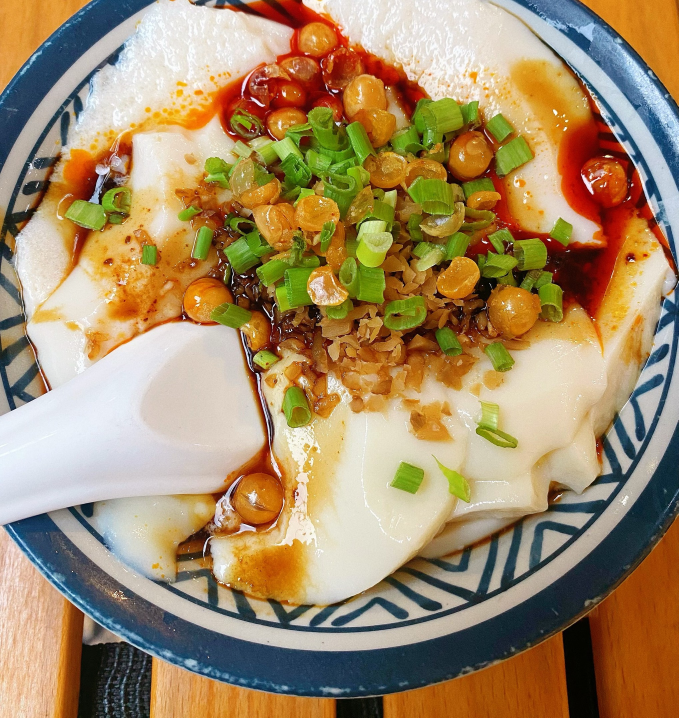
#> input picture data/evaluation/Evaluation_data_0528/03咸豆腐脑.jpg, 2036 x 2152 px (shown at 1/3 size); its folder holds only this picture in this run
$ python -i file_deal.py   (imports and definitions only)
#> lines starting #> are read from the running program, lines starting #| are printed output that depends on the picture
### packages/my_logger.py
from datetime import datetime
import logging
import os


# [16 lines of commented-out code are left out]
import os
import sys
import logging
from datetime import datetime
from pathlib import Path
import inspect
# from constants import PROJECT_ROOT


class CustomLogger:
    _instance = None
    _initialized = False

    def __new__(cls, *args, **kwargs):
        if not cls._instance:
            cls._instance = super(CustomLogger, cls).__new__(cls)
        return cls._instance

    def __init__(self, log_dir=None, script_name=None, level=logging.INFO):
        if not self._initialized:
            current_file = os.path.abspath(__file__)
            packages_dir = os.path.dirname(current_file)
            project_root = os.path.dirname(packages_dir)
            self.log_dir = log_dir or os.path.join(project_root, "logs")
            self.script_name = script_name or self._get_calling_script_name()
            self.level = level
            self.logger = None
            self._setup_logger()
            self._initialized = True

    def _get_calling_script_name(self):
        """获取调用此日志模块的脚本名称"""
        try:
            # 获取调用栈，找到第一个不是本文件的调用者
            stack = inspect.stack()
            for frame_info in stack:
                filename = frame_info.filename
                if filename != __file__:
                    # 返回不带路径和扩展名的纯脚本名
                    return Path(filename).stem
            return "unknown_script"
        except:
            return "unknown_script"

    def _setup_logger(self):
        """设置日志配置"""
        # 创建日志目录
        os.makedirs(self.log_dir, exist_ok=True)

        # 生成日志文件名：日期时间_脚本名称.log
        timestamp = datetime.now().strftime("%Y%m%d_%H%M%S")
        log_filename = f"{timestamp}_{self.script_name}.log"
        log_filepath = os.path.join(self.log_dir, log_filename)

        # 创建logger
        self.logger = logging.getLogger(self.script_name)
        self.logger.setLevel(self.level)

        # 避免重复添加handler
        if not self.logger.handlers:
            # 文件处理器
            file_handler = logging.FileHandler(log_filepath, encoding="utf-8")
            file_handler.setLevel(self.level)

            # 控制台处理器
            console_handler = logging.StreamHandler(sys.stdout)
            console_handler.setLevel(logging.INFO)

            # 格式化器
            formatter = logging.Formatter(
                "%(asctime)s - %(name)s - %(levelname)s - [%(filename)s:%(lineno)d] - %(message)s",
                datefmt="%Y-%m-%d %H:%M:%S",
            )

            file_handler.setFormatter(formatter)
            console_handler.setFormatter(formatter)

            self.logger.addHandler(file_handler)
            self.logger.addHandler(console_handler)

        # 记录日志初始化信息
        self.logger.info(f"日志系统初始化完成，日志文件: {log_filepath}")
        self.logger.info(f"脚本名称: {self.script_name}")

    def get_logger(self):
        """获取logger实例"""
        return self.logger

    # [7 lines left out: function update_script_name, not called in this run]


# 全局日志实例
_global_logger = None


# [5 lines left out: function setup_logging, not called in this run]


def get_logger(name=None):
    """获取logger实例"""
    global _global_logger
    if _global_logger is None:
        # 如果没有初始化，使用默认配置
        _global_logger = CustomLogger()

    if name:
        # 如果指定了名称，返回该名称的logger（但使用相同的文件handler）
        logger = logging.getLogger(name)
        # 确保这个logger也使用相同的配置
        if not logger.handlers:
            # 复制全局logger的handlers
            for handler in _global_logger.logger.handlers:
                logger.addHandler(handler)
            logger.setLevel(_global_logger.level)
        return logger
    else:
        return _global_logger.get_logger()

### packages/file_deal.py
import base64
from datetime import datetime
import os
from pathlib import Path
import pickle as pk

import numpy as np
import pandas as pd


from packages.my_logger import get_logger

logger = get_logger()


# [48 lines left out: functions get_output_dir, get_current_script_dir, get_latest_file, encode_image, not called in this run]


def encode_image_with_resize(image_path, max_pixels=800 * 600):
    """
    base 64 编码格式，带缩放，默认480k像素
    """
#> called with max_pixels = 480000
    from PIL import Image
    from io import BytesIO

    # 打开图像并调整大小
    with Image.open(image_path) as img:
        # 获取原始尺寸
#> img is the input picture: PIL image 2036x2152 RGB; mean R, G, B 164.3, 139.2, 102.8
        width, height = img.size
#> width = 2036; height = 2152
        original_pixels = width * height
#> original_pixels = 4381472
        if original_pixels > max_pixels:
            scale_factor = (max_pixels / original_pixels) ** 0.5
#> scale_factor = 0.331
            new_width = int(width * scale_factor)
#> new_width = 673
            new_height = int(height * scale_factor)
#> new_height = 712
            img = img.resize((new_width, new_height), Image.LANCZOS)
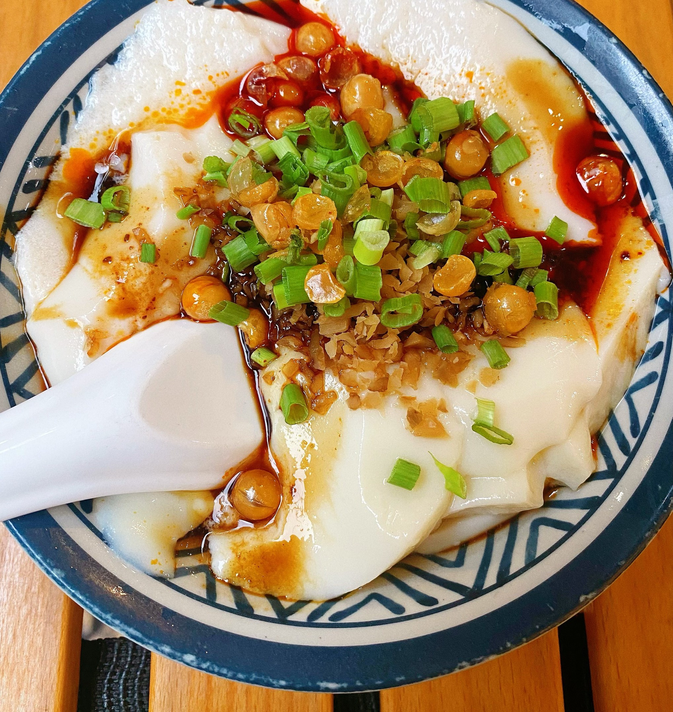
#> img: PIL image 673x712 RGB; mean R, G, B 164.3, 139.2, 102.8

        # 如果图片是RGBA模式，转换为RGB
        if img.mode == "RGBA":
            # 创建白色背景
            background = Image.new("RGB", img.size, (255, 255, 255))
            # 将原图复制到白色背景上
            background.paste(img, mask=img.split()[3])  # 使用alpha通道作为mask
            img = background
        elif img.mode != "RGB":
            img = img.convert("RGB")

        # 将图像保存到内存中的字节流
        img_bytes = BytesIO()
        save_format = "JPEG"  # 统一使用JPEG格式，因为我们已经处理了透明通道
        img.save(img_bytes, format=save_format, quality=95)  # 使用较高的质量设置
        # 编码为 base64
        return save_format.lower(), base64.b64encode(img_bytes.getvalue()).decode(
            "utf-8"
        )


# [167 lines left out: functions pk_dump, pk_load, search_pk, read_dataset, read_dataset_csv, read_dataset_excel and 4 more, not called in this run]


# [3 lines not run here, left out]

>>> result = encode_image_with_resize('../data/evaluation/Evaluation_data_0528/03咸豆腐脑.jpg')

$ run again, on data/evaluation/Evaluation_data_0528/08小笼包.jpg
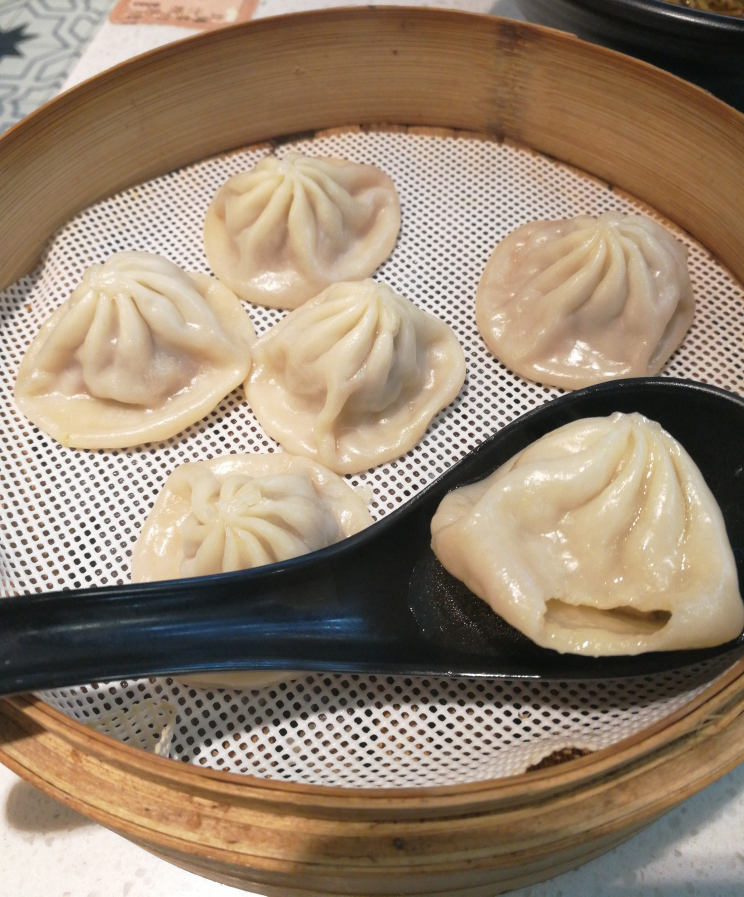
#> input picture data/evaluation/Evaluation_data_0528/08小笼包.jpg, 2976 x 3585 px (shown at 1/4 size)
#> in encode_image_with_resize, img is the input picture: PIL image 2976x3585 RGB; mean R, G, B 152.5, 134, 113.5
#> in encode_image_with_resize, `img = img.resize((new_width, new_height), Image.LANCZOS)`:
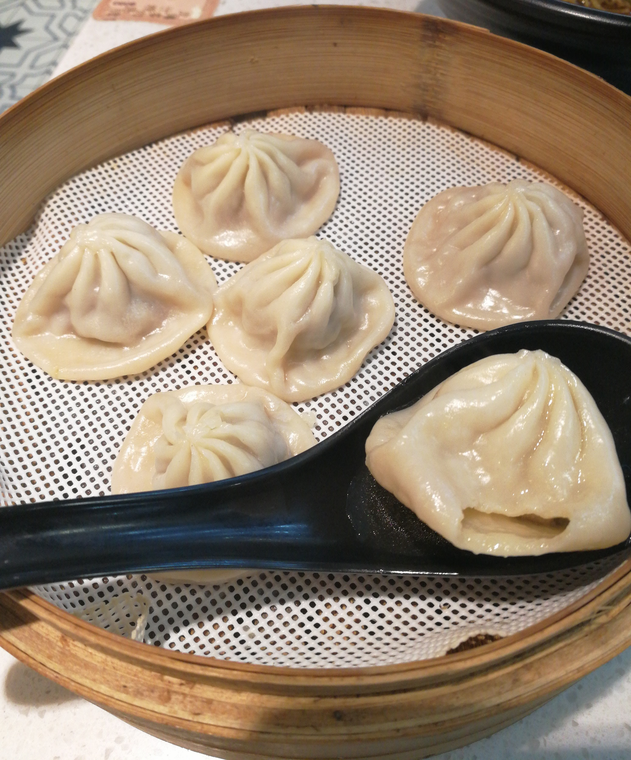
#> img: PIL image 631x760 RGB; mean R, G, B 152.5, 134, 113.5

$ run again, on data/evaluation/Evaluation_data_0528/09蒸饺.jpg
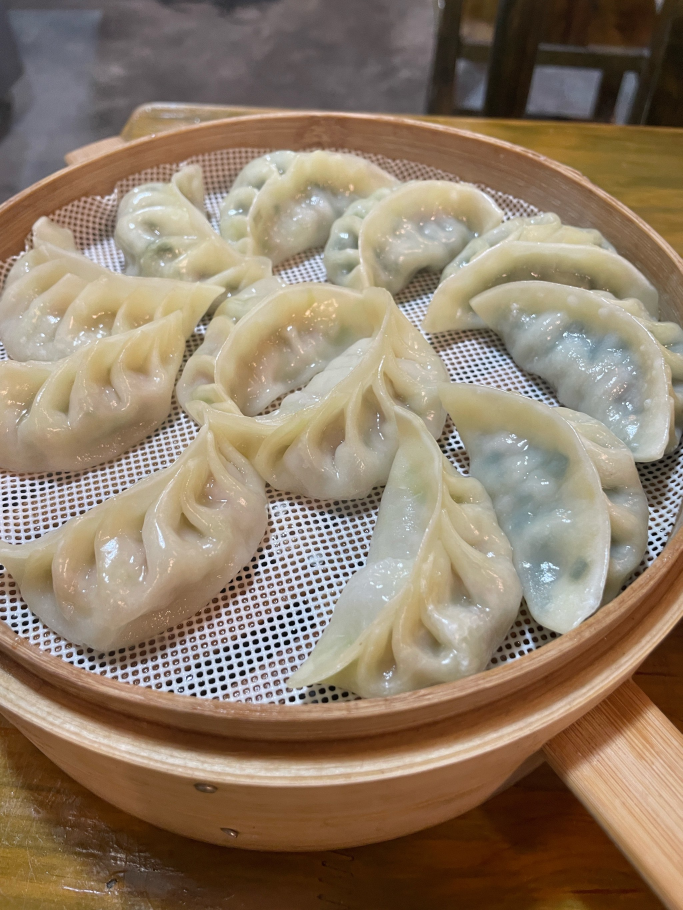
#> input picture data/evaluation/Evaluation_data_0528/09蒸饺.jpg, 2048 x 2730 px (shown at 1/3 size)
#> in encode_image_with_resize, img is the input picture: PIL image 2048x2730 RGB; mean R, G, B 144.1, 126.1, 105.7
#> in encode_image_with_resize, `img = img.resize((new_width, new_height), Image.LANCZOS)`:
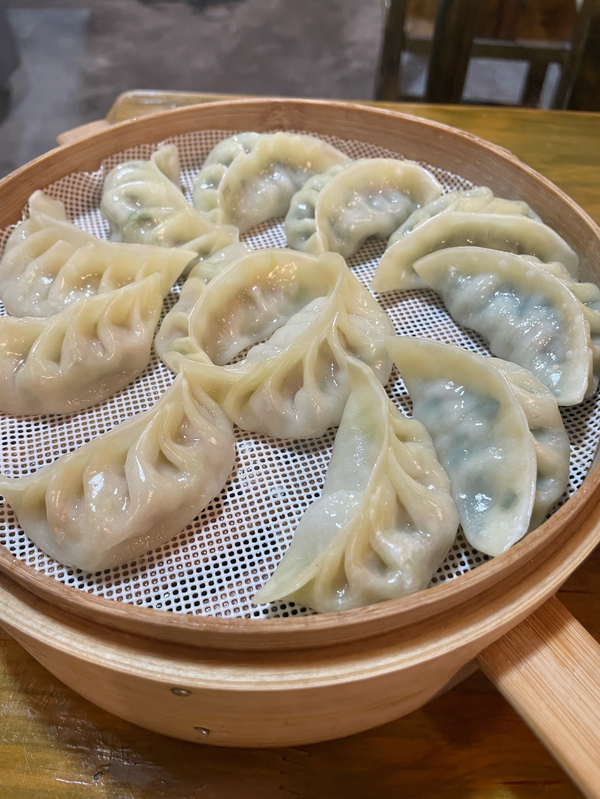
#> img: PIL image 600x799 RGB; mean R, G, B 144.1, 126.1, 105.7
